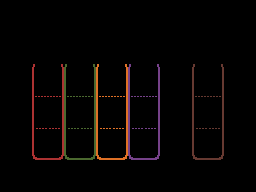

A level layout from a 2D game, rendered from its tile map. Below: a short description, then the map file with its tile-grid data intact:
An orthogonal 8x6 tile map with 32x32 px tiles, 1 tile layer (Tile Layer 1), 4 tilesets and 29 objects (16x puzzle, 4x swap, merah, hijau, kuning, ...).

<map version="1.10" tiledversion="1.10.2" orientation="orthogonal" renderorder="right-down" width="8" height="6" tilewidth="32" tileheight="32" infinite="0" nextlayerid="9" nextobjectid="39">
 <tileset firstgid="1" name="bg2" tilewidth="32" tileheight="32" tilecount="22" columns="22">
  <image source="images/bg2.png" width="704" height="32" />
 </tileset>
 <tileset firstgid="23" name="pagar" tilewidth="32" tileheight="32" tilecount="4" columns="2">
  <image source="images/pagar.png" width="64" height="64" />
 </tileset>
 <tileset firstgid="27" name="tiles" tilewidth="32" tileheight="32" tilecount="156" columns="13">
  <image source="images/tiles.png" width="416" height="384" />
 </tileset>
 <tileset firstgid="183" name="TilesetWater" tilewidth="32" tileheight="32" tilecount="476" columns="28">
  <image source="images/TilesetWater.png" width="896" height="544" />
 </tileset>
 <layer id="1" name="Tile Layer 1" width="8" height="6">
  <data encoding="csv">
0,0,0,0,0,0,0,0,
0,0,0,0,0,0,0,0,
0,6,9,15,12,0,3,0,
0,5,8,14,11,0,2,0,
0,4,7,13,10,0,1,0,
0,0,0,0,0,0,0,0
</data>
 </layer>
 <objectgroup id="3" name="screenHitbox">
  <object id="23" x="6.8333" y="6.16667" width="242.167" height="161.833" />
 </objectgroup>
 <objectgroup id="4" name="puzzleHitbox">
  <object id="15" x="27.3333" y="64" width="4.66667" height="127.333" />
  <object id="16" x="224" y="64" width="4.66667" height="127.667" />
  <object id="21" x="32" y="160" width="191" height="15" />
  <object id="22" x="160" y="64" width="32" height="96" />
 </objectgroup>
 <objectgroup id="2" name="box">
  <object id="1" name="0:0" type="puzzle" x="32" y="64" width="32" height="32" />
  <object id="2" name="1:0" type="puzzle" x="32" y="96" width="32" height="32" />
  <object id="3" name="2:0" type="puzzle" x="32" y="128" width="32" height="32" />
  <object id="4" name="2:1" type="puzzle" x="64" y="128" width="32" height="32" />
  <object id="5" name="1:1" type="puzzle" x="64" y="96" width="32" height="32" />
  <object id="6" name="0:1" type="puzzle" x="64" y="64" width="32" height="32" />
  <object id="7" name="0:2" type="puzzle" x="96" y="64" width="32" height="32" />
  <object id="8" name="1:2" type="puzzle" x="96" y="96" width="32" height="32" />
  <object id="9" name="2:2" type="puzzle" x="96" y="128" width="32" height="32" />
  <object id="10" name="2:0" type="swap" x="192" y="128" width="32" height="32" />
  <object id="11" name="1:0" type="swap" x="192" y="96" width="32" height="32" />
  <object id="12" name="0:0" type="swap" x="192" y="64" width="32" height="32" />
  <object id="34" name="0:3" type="puzzle" x="128" y="64" width="32" height="32" />
  <object id="35" name="1:3" type="puzzle" x="128" y="96" width="32" height="32" />
  <object id="36" name="2:3" type="puzzle" x="128" y="128" width="32" height="32" />
 </objectgroup>
 <objectgroup id="5" name="dropzone">
  <object id="24" name="0" type="puzzle" x="32" y="0" width="32" height="63.3333" />
  <object id="26" name="1" type="puzzle" x="64" y="0" width="32" height="64" />
  <object id="27" name="3" type="puzzle" x="128" y="0" width="32" height="64" />
  <object id="28" name="0" type="swap" x="192" y="0" width="32" height="64" />
  <object id="37" name="2" type="puzzle" x="96" y="0" width="32" height="64" />
 </objectgroup>
 <objectgroup id="8" name="monyet">
  <object id="29" name="0" type="merah" x="32" y="160" width="32" height="32" />
  <object id="30" name="1" type="hijau" x="64" y="160" width="32" height="32" />
  <object id="31" name="2" type="kuning" x="96" y="160" width="32" height="32" />
  <object id="38" name="3" type="ungu" x="128" y="160" width="32" height="32" />
 </objectgroup>
</map>
